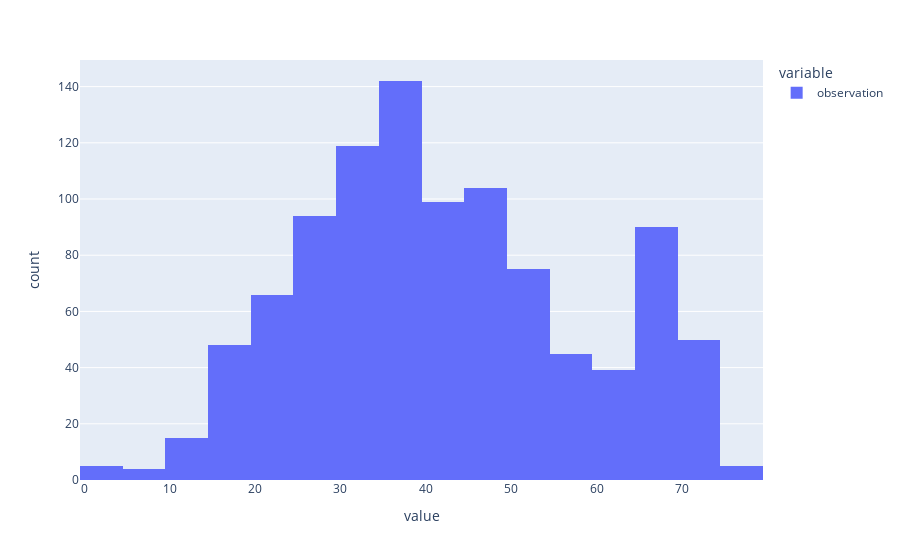

The notebook cell this image was saved under:
### Code cell
px.histogram(age3_df.observation)

### Figure 1 — Plotly figure (JSON) as saved in the notebook; plotly's stock layout.template omitted (floating-point values rounded to 4 significant figures; data arrays with more than 128 entries replaced by an {"elided": "..."} marker saying what was removed)
{"data": [{"alignmentgroup": "True", "bingroup": "x", "hovertemplate": "variable=observation<br>value=%{x}<br>count=%{y}<extra></extra>", "legendgroup": "observation", "marker": {"color": "#636efa", "pattern": {"shape": ""}}, "name": "observation", "offsetgroup": "observation", "orientation": "v", "showlegend": true, "type": "histogram", "x": {"elided": "1000 int values"}, "xaxis": "x", "yaxis": "y"}], "layout": {"barmode": "relative", "legend": {"title": {"text": "variable"}, "tracegroupgap": 0}, "margin": {"t": 60}, "xaxis": {"anchor": "y", "domain": [0, 1], "title": {"text": "value"}}, "yaxis": {"anchor": "x", "domain": [0, 1], "title": {"text": "count"}}}}
